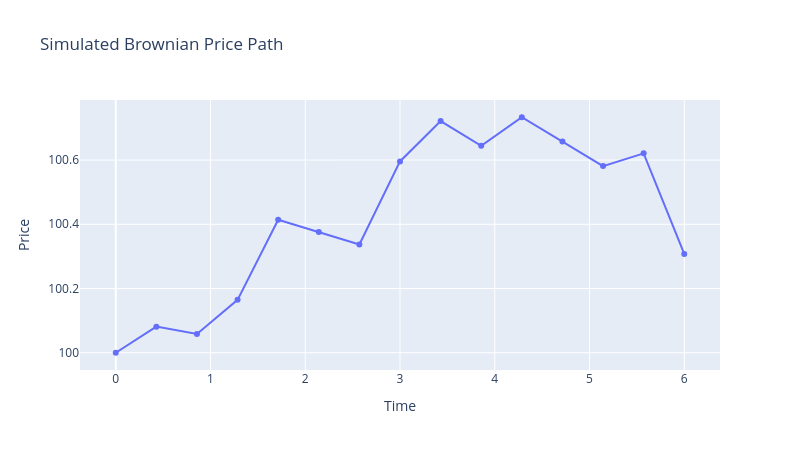

Source (notebook cell):
### Markdown cell above
## 2. Stochastic Price Dynamics

### 2.1 Objective

In the previous notebook, we compared TWAP, VWAP, and Almgren–Chriss using deterministic execution schedules.

In this notebook, we introduce stochastic price uncertainty. The goal is to evaluate how execution strategies behave when the asset price evolves randomly during the execution horizon.

We first simulate a price path using an arithmetic Brownian motion model:

$$
S_{k+1} = S_k + \sigma \sqrt{\tau}\epsilon_k
$$

where:

- $S_k$ is the mid-price at time slice $k$
- $\sigma$ is the price volatility per unit time
- $\tau = T/N$ is the length of each execution interval
- $\epsilon_k \sim \mathcal{N}(0,1)$ are independent standard normal shocks

---

### 2.2 Why Arithmetic Brownian Motion?

For optimal execution, the time horizon is typically short: minutes, hours, or at most a few days.

Over short horizons, the drift component is usually negligible relative to volatility. Therefore, we model price changes as random shocks around the current price level:

$$
\Delta S_k = \sigma \sqrt{\tau}\epsilon_k
$$

This allows us to focus on the key execution question:

> How does price uncertainty affect realized execution cost while inventory is being unwound?

---

### 2.3 Why Not GBM?

A Geometric Brownian Motion model is defined as:

$$
dS_t = \mu S_t dt + \sigma S_t dW_t
$$

GBM is widely used in option pricing and longer-horizon asset modeling because volatility scales with the price level and the process keeps prices positive.

However, for short-horizon execution analysis:

- drift $\mu$ is usually not the main driver of execution cost
- the execution horizon is short enough that price changes can be approximated additively
- the Almgren–Chriss framework is commonly formulated with arithmetic Brownian price noise

For this reason, we use arithmetic Brownian motion as the baseline price process.


The Almgren–Chriss framework is commonly formulated with arithmetic Brownian price noise. According to Cartea, Jaimungal, and Ricci (2015):
 >'In the context of algorithmic trading, the arithmetic model is often preferred because it leads to more tractable solutions, and over short horizons, the difference between arithmetic and geometric models is negligible.' 
 
For this reason, we use arithmetic Brownian motion as the baseline.

### Code cell
path = simulate_brownian_price_path(
    S0=100,
    sigma=0.25,
    T=6,
    N=14,
    seed=42
)

fig = go.Figure()

fig.add_trace(
    go.Scatter(
        x=path["t_points"],
        y=path["prices"],
        mode="lines+markers",
        name="Price Path"
    )
)

fig.update_layout(
    title="Simulated Brownian Price Path",
    xaxis_title="Time",
    yaxis_title="Price",
    height=450,
    width=800
)

fig.show()
fig.write_image("../results/plots/simulated_brownian_price_path.png")
display(Image(filename="../results/plots/simulated_brownian_price_path.png"))

### Figure 1 — Plotly figure (JSON) as saved in the notebook; plotly's stock layout.template omitted (floating-point values rounded to 4 significant figures)
{"data": [{"mode": "lines+markers", "name": "Price Path", "type": "scatter", "x": [0.0, 0.4286, 0.8571, 1.286, 1.714, 2.143, 2.571, 3.0, 3.429, 3.857, 4.286, 4.714, 5.143, 5.571, 6.0], "y": [100.0, 100.1, 100.1, 100.2, 100.4, 100.4, 100.3, 100.6, 100.7, 100.6, 100.7, 100.7, 100.6, 100.6, 100.3]}], "layout": {"height": 450, "title": {"text": "Simulated Brownian Price Path"}, "width": 800, "xaxis": {"title": {"text": "Time"}}, "yaxis": {"title": {"text": "Price"}}}}
